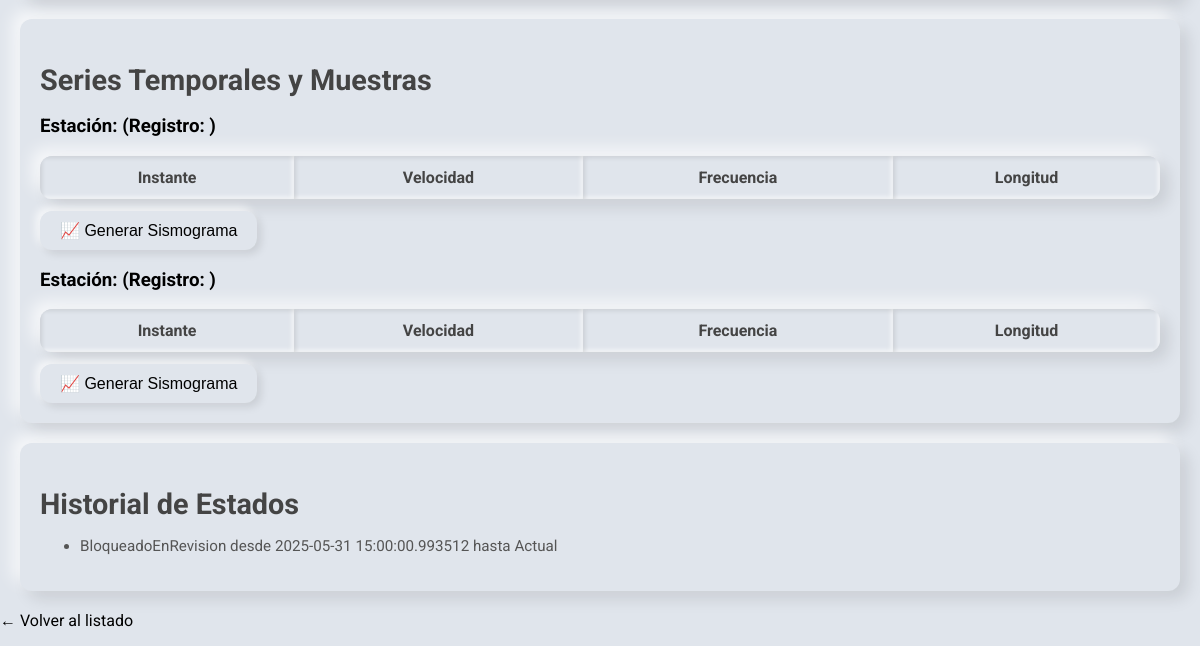
/event/23 (lower part), run on an earlier commit of the app's database.
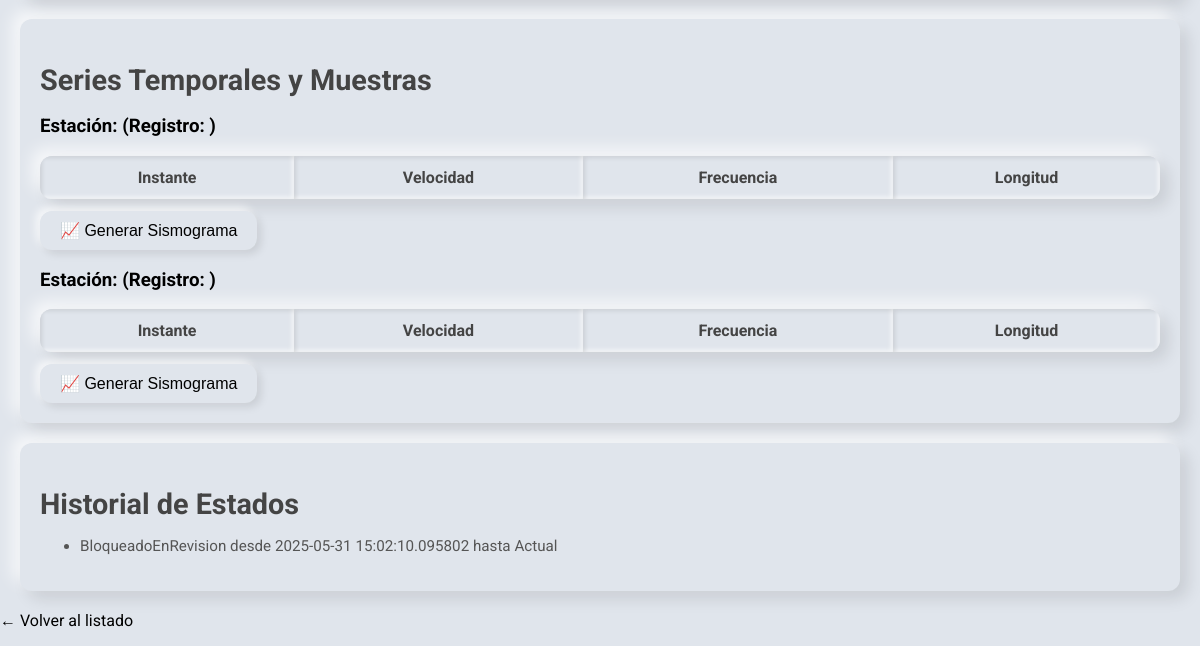
And on a later commit of the database.
### tables this page shows
CREATE TABLE CambioEstado (
        id_cambio       INTEGER PRIMARY KEY AUTOINCREMENT,
        id_evento       INTEGER NOT NULL,
        fecha_inicio    TEXT    NOT NULL,
        fecha_fin       TEXT    NULL,
        estado_nombre   TEXT    NOT NULL,
        estado_desc     TEXT    NULL,
        FOREIGN KEY (id_evento) REFERENCES Evento(id_evento) ON DELETE CASCADE
    );

### app_flask.py (the view, shortened to what this page needs)
@app.route('/event/<int:event_id>', methods=['GET', 'POST'])
def detalle(event_id):
    analista = app.config['analista']
    evento = cargar_evento_por_id(event_id)
    if not evento:
        return redirect(url_for('index'))
    if evento.estado.getNombre() == "AutoDetectado":
        evento.bloquearParaRevision(analista)
        guardar_evento(evento)
        guardar_cambio_estado(event_id, evento.cambios[-1])
    error = None
    return render_template(
        'detalle_evento.html',
        evento=evento,
        error=error,
        analista=analista
    )

### db.py (called while the page is built)
def get_connection():
    conn = sqlite3.connect(DB_PATH)
    conn.row_factory = sqlite3.Row
    return conn

### indexClases.py (called while the page is built)
    def getNombre(self):
        return self.nombre

    def __str__(self):
        try:
            ts_inicio = self.fecha_hora_inicio.strftime('%Y-%m-%d %H:%M:%S')
        except Exception:
            ts_inicio = str(self.fecha_hora_inicio)
        if self.fecha_hora_fin:
            try:
                fin = self.fecha_hora_fin.strftime('%Y-%m-%d %H:%M:%S')
            except Exception:
                fin = str(self.fecha_hora_fin)
        else:
            fin = "Actual"
        return f"{self.estado.nombre} desde {ts_inicio} hasta {fin}"

### templates/detalle_evento.html (shortened to what this page needs)
<!doctype html>
<html>
<head>
</head>
<body>
  <section>
    <h2>Series Temporales y Muestras</h2>
    {% if evento.series_temporales %}
      {% for serie in evento.series_temporales %}
        <h3>Estación: <strong>{{ serie.estacion }}</strong> (Registro: {{ serie.fecha_registro }})</h3>
        <table>
          <thead>
            <tr>
              <th>Instante</th>
              <th>Velocidad</th>
              <th>Frecuencia</th>
              <th>Longitud</th>
            </tr>
          </thead>
        </table>
        <form method="post" action="{{ url_for('sismograma', event_id=evento.id_evento, estacion=serie.estacion) }}">
          <button type="submit" style="margin-top: 12px;">📈 Generar Sismograma</button>
        </form>
      {% endfor %}
    {% else %}
      <p>No hay series temporales registradas.</p>
    {% endif %}
  </section>
  <section>
    <h2>Historial de Estados</h2>
    <ul class="history-list">
      {% for cambio in evento.cambios %}
      <li>{{ cambio }}</li>
      {% endfor %}
    </ul>
  </section>
  <p><a href="{{ url_for('index') }}">← Volver al listado</a></p>
</body>
</html>

What changed in the data, as far as the page shows it:
changed CambioEstado: cambio "BloqueadoEnRevision desde 2025-05-31 15:00:00.993512 hasta Actual" → "BloqueadoEnRevision desde 2025-05-31 15:02:10.095802 hasta Actual"
